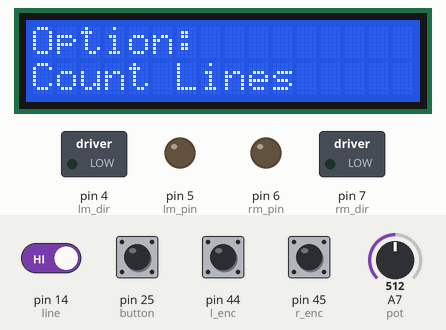
Simulated run of this sketch. Board: Arduino Mega 2560, built for the host (arithmetic inside an expression is 32-bit, double 64-bit). Parts: 16×2 character LCD, switched loads named in the sketch (green lamp = pin HIGH), output pins drawn as LEDs (lit = HIGH). The test bench sets the inputs (shaded band); at power-on: pin 14 (line), pin 25 (button), pin 44 (l_enc), pin 45 (r_enc) HIGH, A7 (pot) = 512. Storage starts empty.

Above: at 1.3 s.
1.4 s: pin 25 (button) pulled LOW for 0.15 s
At 2.1 s:
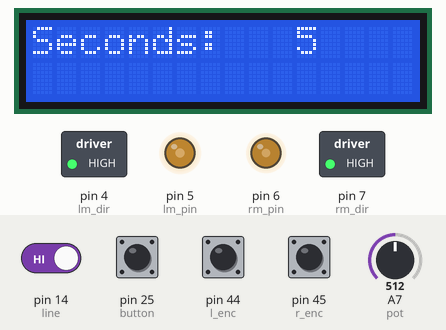
4.5 s: pin 44 (l_enc) pulsed LOW 2 times (0.12 s each, 0.3 s apart)
At 7.2 s:
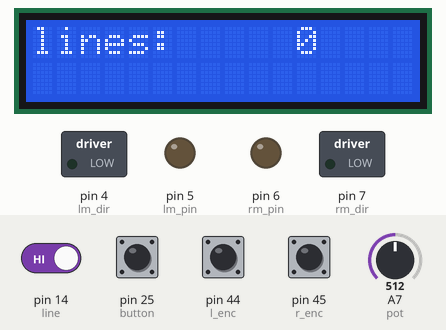
Timing chart, 0 to 8.7 s (numbered marks = the images above; inputs shaded):
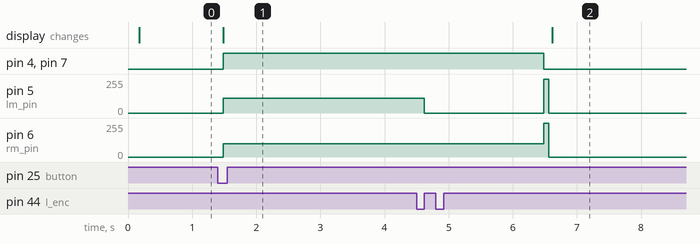

Measured:
- after the input at 1.4 s, pin 4 (lm_dir), pin 7 (rm_dir): LOW → HIGH after 0.08 s; pin 5 (lm_pin): 0/255 → 110/255 after 0.08 s; pin 6 (rm_pin): 0/255 → 99/255 after 0.08 s; the display: changes after 0.08 s (image 1)

The sketch:

lab4_pt1.ino
```cpp
// include the library code:
//Authors: Jack Casey Campbell and Breann Thiessen
#include <LiquidCrystal_I2C.h>
#include <Wire.h>
// initialize the library with the numbers of the interface pins
LiquidCrystal_I2C lcd(0x27, 16,2);


#include <SPI.h>
#include <SD.h>


 //Arduino PWM Speed Control：
#define lm_pin 5   //PWM on M2
#define lm_dir 4   //direction control on M2
#define rm_pin 6   //PWM for M1
#define rm_dir 7   //direction control for M1

#define interval 1500

/*left turn sppeds*/
//#define l_speed 128
//#defineint r_speed 100
/*right turn sppeds*/
int l_speed = 110;
int r_speed = 99;

int line_count = 0;

//encoders for wheel turn counting
#define l_enc 44
#define r_enc 45

#define button 25
#define pot A7
#define line 14

unsigned long previousMillis = 0;

const int chipSelect = 53;

long intervallcd = 120;
long intervalrun = 4000;

int oldRenc = digitalRead(r_enc);
int encR = digitalRead(r_enc);
int oldLenc = digitalRead(l_enc);
int encL = digitalRead(l_enc);

int count = 0;
int tickL = 0;
int tickR = 0;
bool menu = true;
bool runfor = false;

 File dataFile;
String dataString = "";

void setup() {
    // set up the LCD's number of columns and rows:
    pinMode(lm_dir, OUTPUT);
    pinMode(rm_dir, OUTPUT);
    pinMode(l_enc, INPUT);
    pinMode(r_enc, INPUT);
    pinMode(line, INPUT);

    Serial.begin(115200);

    if (!SD.begin(chipSelect)) {
    Serial.println("Card failed, or not present");
    // don't do anything more:
    while (1);
     }
    dataFile = SD.open("datalog2.txt", FILE_WRITE); //ope file and write to it

    pinMode(button, INPUT);
    pinMode(pot, INPUT);

    lcd.init();
    Serial.begin(9600);
    lcd.begin(16, 2);
    lcd.backlight();
}

void release(int motor){
  analogWrite(motor, 0);
  }

void forward(int motor_dir, int motor_pin, int speedy){
  digitalWrite(motor_dir,HIGH);
  analogWrite(motor_pin, speedy);
  }

void backward(int motor_dir, int motor_pin, int speedy){
  digitalWrite(motor_dir,LOW);
  analogWrite(motor_pin, speedy);
  }


void iCanGoTheDistance(int distance){
   count = distance/0.0609;
   boolean go = true;
   while(go) {
   if ((tickR <= count) && (tickL <= count)) {

   encR = digitalRead(r_enc);
   encL = digitalRead(l_enc);
   //this means left is going faster
   if(encR != oldRenc){
        if(encR == 1){
          tickR++;
          }
          oldRenc = encR;
        }

    if(encL != oldLenc){
        if (encL == 1){
          tickL++;
          }
        oldLenc = encL;
      }
    //check if the left wheel is going to fast
    if(tickL > tickR){
      release(lm_pin);
      forward(rm_dir, rm_pin, r_speed);
    }

     //check if the right wheel is going to fast
     if(tickR > tickL){
        release(rm_pin);
        forward(lm_dir, lm_pin, l_speed);
      }

    if(tickL == tickR){
       forward(rm_dir, rm_pin, r_speed);
       forward(lm_dir, lm_pin, l_speed);
    }

}
  else {
    backward(rm_dir, rm_pin, 255);
    backward(lm_dir, lm_pin, 255);
    go = false;
    delay(75);
    release(lm_pin);
    release(rm_pin);
  }
 }
}


void goForwardOption(int driveTime, int choice){


    driveTime *= 1000; //milliseconds
    unsigned long currentMillis = millis();
    unsigned long startMillis = millis();
    boolean go = true;
    int readLine = digitalRead(line);
    int oldline = digitalRead(line);
    int previousMillis = millis();
    int countLines;
    while(go){
    if (currentMillis - startMillis <= driveTime) {
      currentMillis = millis();
      encR = digitalRead(r_enc);
      encL = digitalRead(l_enc);
      readLine = digitalRead(line);

      dataString=String(readLine); //read data to string for sd
      dataFile.println(dataString); //write to file

      if(readLine != oldline){
        countLines++;

        oldline = readLine;
      }

      //this means left is going faster
     if(encR != oldRenc){
          if(encR == 1){
            tickR++;
            }
            oldRenc = encR;
          }

      if(encL != oldLenc){
          if (encL == 1){
            tickL++;
            }
          oldLenc = encL;
        }
      //check if the left wheel is going to fast
      if(tickL > tickR){
        release(lm_pin);
        forward(rm_dir, rm_pin, r_speed);
      }

       //check if the right wheel is going to fast
       if(tickR > tickL){
          release(rm_pin);
          forward(lm_dir, lm_pin, l_speed);
        }

      if(tickL == tickR){
         forward(rm_dir, rm_pin, r_speed);
         forward(lm_dir, lm_pin, l_speed);
      }
    }
    else {
        backward(rm_dir, rm_pin, 255);
        backward(lm_dir, lm_pin, 255);
        delay(75);
        release(lm_pin);
        release(rm_pin);
        go = false;
        if(choice == 1){


         dataFile.close();

         lcd.setCursor(0,0);
         lcd.print("                       ");
         lcd.setCursor(0,0);
         lcd.print("lines: ");
         lcd.setCursor(0,1);
         lcd.print("                        ");
         lcd.setCursor(11,0);
         lcd.print(countLines/2);

        }

        }
    } //time check loopy
} //end of function

void loop() {
 if (runfor == false){

 if(menu==true){
    int x = analogRead(pot); //potentiometer reading
    int but = digitalRead(button); //0 = on 1 = off
    lcd.setCursor(0,0);
    lcd.print("Option: ");
    lcd.setCursor(9,0);

    lcd.print("     ");
    lcd.setCursor(10,0);

    x = map(x, 0, 1023, 1, 4);
     if(x==1){
        lcd.setCursor(0,1);
        lcd.print("Go Forward");
        lcd.print("            ");
        }
     else if(x==2){
        lcd.setCursor(0,1);
        lcd.print("Count Lines");
        lcd.print("            ");
        }
    else if(x==3){
        lcd.setCursor(0,1);
        lcd.print("Distance");
        lcd.print("            ");
        }
    else{
       lcd.setCursor(0,1);
       lcd.print("Exit");
       lcd.print("            ");
        }

  //if button pressed take the speed and divide by how many encoder ticks we need
  if(but == 0){
    runfor= true;
    if(x==1){
      boolean pressed = false;
      int y;
      while(!pressed){
        //counts have to be divided by the ticks/cm for the start
        y  = analogRead(pot); //potentiometer reading
        int but = digitalRead(button); //0 = on 1 = off

        lcd.setCursor(0,0);
        lcd.print("Seconds: ");
        lcd.setCursor(0,1);
        lcd.print("           ");
        //distance time is y
        y = map(y, 0, 1023, 3, 7);
        lcd.setCursor(11,0);
        lcd.print(y);
        lcd.print("        ");
        if(but == 0){
          //send the choice from first menu and the distance time
          goForwardOption(y, 0);
          pressed = true;
         }
      }
    }
    if(x == 2){
      boolean pressed = false;
      int y;
      while(!pressed){
         //counts have to be divided by the ticks/cm for the start
        y  = analogRead(pot); //potentiometer reading
        int but = digitalRead(button); //0 = on 1 = off
              lcd.setCursor(0,0);
        lcd.print("Seconds: ");
        lcd.setCursor(0,1);
        lcd.print("           ");
        //distance time is y
        y = map(y, 0, 1023, 3, 7);
        lcd.setCursor(11,0);
        lcd.print(y);
        lcd.print("        ");
        if(but == 0){
          //send the choice from first menu and the distance time
          goForwardOption(y, 1);
          pressed = true;
         }
        }
     }
     if(x == 3){
      boolean pressed = false;
      int y;
      while(!pressed){
         //counts have to be divided by the ticks/cm for the start
        y  = analogRead(pot); //potentiometer reading
        int but = digitalRead(button); //0 = on 1 = off
        lcd.setCursor(0,0);
        lcd.print("Distance: ");
        lcd.setCursor(0,1);
        lcd.print("           ");
        //distance time is y
        y = map(y, 0, 1023, 20, 120);
        lcd.setCursor(11,0);
        lcd.print(y);
        lcd.print("        ");
        if(but == 0){
          //send the choice from first menu and the distance time
          iCanGoTheDistance(y);
          pressed = true;
         }
        }
      }

      if(x == 4){
        lcd.setCursor(0,0);
        lcd.print("        ");
        lcd.setCursor(0,1);
        lcd.print("        ");
        lcd.setCursor(0,0);
        lcd.print(" GOODBYE FRIEND");
        while(1){}
      }

    }
  }
 }
}
```
